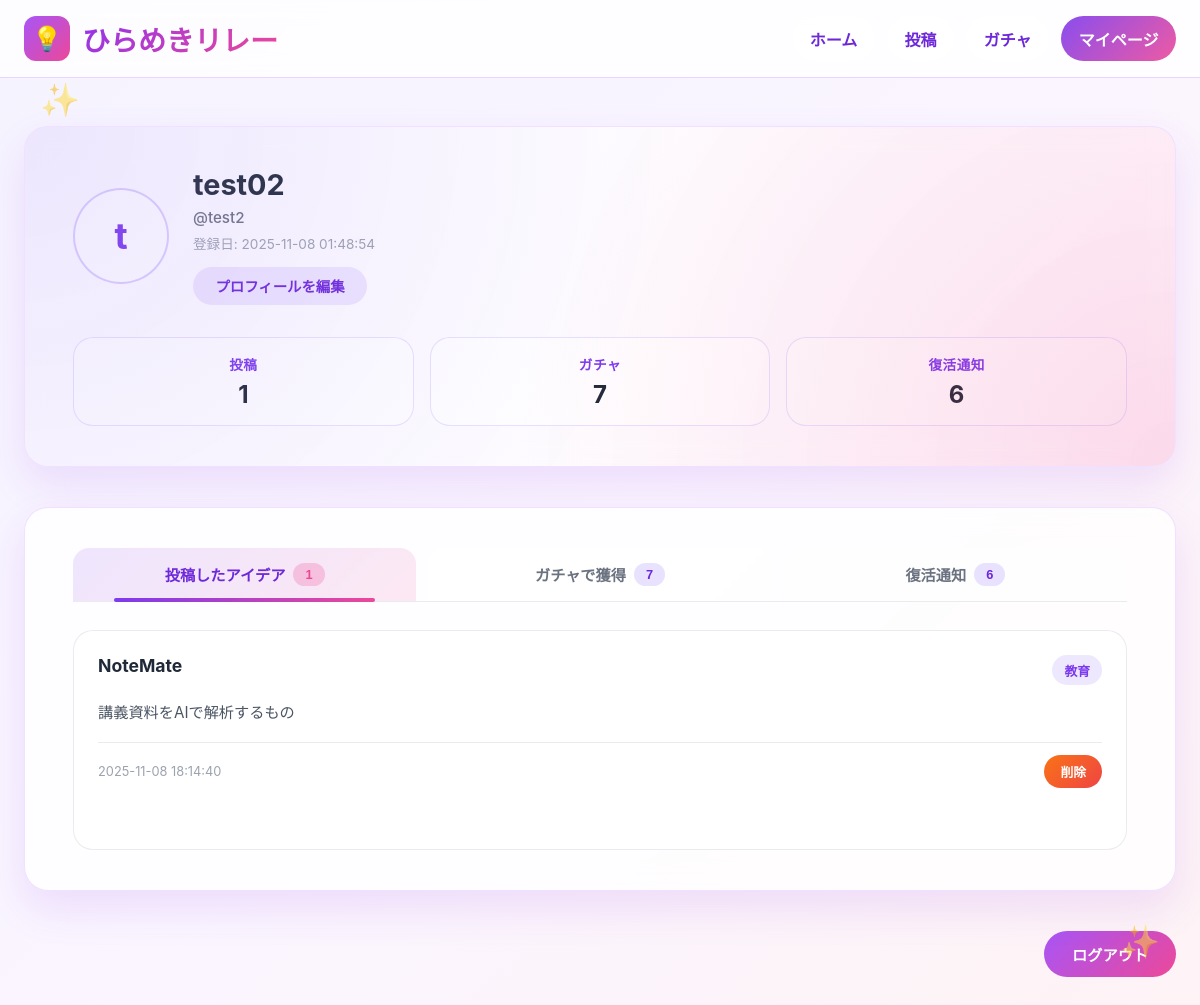
The page /mypage (signed in) on the database its author committed.
### tables this page shows
CREATE TABLE mypage (
            user_id      VARCHAR(64) PRIMARY KEY UNIQUE NOT NULL,
            nickname     VARCHAR(32) NOT NULL,
            password     VARCHAR(128) NOT NULL,
            email        VARCHAR(128) UNIQUE NOT NULL,
            created_at   DATETIME NOT NULL
        , icon_path VARCHAR(255));

CREATE TABLE ideas (
            idea_id      VARCHAR(64) PRIMARY KEY UNIQUE NOT NULL,
            title        VARCHAR(128) NOT NULL,
            detail       TEXT NOT NULL,
            category     VARCHAR(32) NOT NULL,
            user_id      VARCHAR(64) NOT NULL,
            created_at   DATETIME NOT NULL
        );

### relay/main.py (the view)
@app.route('/mypage')
@login_required
def mypage():
    user_id = session['user_id']
    con = sqlite3.connect(DATABASE)
    user_row = con.execute(
        "SELECT user_id, nickname, email, icon_path, created_at FROM mypage WHERE user_id = ?",
        (user_id,)
    ).fetchone()
    if not user_row:
        con.close()
        session.clear()
        return redirect(url_for('login'))
    user = {
        'user_id': user_row[0],
        'nickname': user_row[1],
        'email': user_row[2],
        'icon_path': user_row[3],
        'created_at': user_row[4]
    }
    idea_rows = con.execute(
        "SELECT idea_id, title, detail, category, created_at FROM ideas WHERE user_id = ? ORDER BY created_at DESC",
        (user_id,)
    ).fetchall()
    ideas = []
    for row in idea_rows:
        ideas.append({
            'idea_id': row[0],
            'title': row[1],
            'detail': row[2],
            'category': row[3],
            'created_at': row[4]
        })
    gacha_rows = con.execute("""
        SELECT gr.result_id, gr.created_at, i.idea_id, i.title, i.detail, i.category
        FROM gacha_result gr
        JOIN ideas i ON gr.idea_id = i.idea_id
        WHERE gr.user_id = ?
        ORDER BY gr.created_at DESC
    """, (user_id,)).fetchall()
    gacha_results = []
    for row in gacha_rows:
        gacha_results.append({
            'result_id': row[0],
            'created_at': row[1],
            'idea_id': row[2],
            'idea_title': row[3],
            'detail': row[4],
            'category': row[5]
        })
    revival_rows = con.execute("""
        SELECT
            rn.notify_id,
            rn.created_at,
            rn.picker_id,
            picker.nickname,
            picker.icon_path,
            i.title,
            i.category
        FROM revival_notify rn
        JOIN ideas i ON rn.idea_id = i.idea_id
        LEFT JOIN mypage picker ON rn.picker_id = picker.user_id
        WHERE rn.author_id = ?
        ORDER BY rn.created_at DESC
    """, (user_id,)).fetchall()
    revival_notifications = []
    for row in revival_rows:
        revival_notifications.append({
            'notify_id': row[0],
            'created_at': row[1],
            'picker_id': row[2],
            'picker_nickname': row[3] if row[3] else '不明なユーザー',
            'picker_icon_path': row[4],
            'idea_title': row[5],
            'category': row[6]
        })
    con.close()
    return render_template(
        'mypage.html',
        user=user,
        ideas=ideas,
        gacha_results=gacha_results,
        revival_notifications=revival_notifications
    )

### relay/main.py (called while the page is built)
def login_required(view_func):
    @wraps(view_func)
    def wrapper(*args, **kwargs):
        if 'user_id' not in session:
            next_url = request.url
            return redirect(url_for('login', next=next_url))
        return view_func(*args, **kwargs)
    return wrapper

### relay/templates/mypage.html (shortened to what this page needs)
<!DOCTYPE html>
<html lang="ja">
    <head>
        <link rel="stylesheet" href="{{ url_for('static', filename='hub.css') }}">
        <link rel="stylesheet" href="{{ url_for('static', filename='mypage.css') }}">
    </head>
    <body>
        <header class="header">
            <div class="header-content">
                <div class="header-left">
                    <div class="logo-icon">💡</div>
                    <h1 class="logo-text">ひらめきリレー</h1>
                </div>
                <div class="header-right">
                    <nav class="mypage-nav">
                        <a href="{{ url_for('index') }}">ホーム</a>
                        <a href="{{ url_for('form') }}">投稿</a>
                        <a href="{{ url_for('gacha') }}">ガチャ</a>
                        <a href="{{ url_for('mypage') }}" class="active">マイページ</a>
                    </nav>
                </div>
            </div>
        </header>
        <main class="mypage-main">
            <section class="profile-section">
                <div class="profile-card glass-card">
                    <div class="profile-card__header">
                        <div class="profile-avatar">
                            {% if user.icon_path %}
                                <img src="{{ url_for('static', filename=user.icon_path) }}" alt="ユーザーアイコン" class="avatar-image">
                            {% else %}
                                <span class="avatar-text">{{ user.nickname[0] if user.nickname else 'U' }}</span>
                            {% endif %}
                        </div>
                        <div class="profile-info">
                            <h2>{{ user.nickname }}</h2>
                            <p class="profile-userid">@{{ user.user_id }}</p>
                            <p class="profile-date">登録日: {{ user.created_at }}</p>
                            <button type="button" class="profile-edit-trigger" id="profile-edit-open">プロフィールを編集</button>
                        </div>
                    </div>
                    <div class="profile-stats">
                        <div class="profile-stat">
                            <span class="profile-stat__label">投稿</span>
                            <span class="profile-stat__value">{{ ideas|length }}</span>
                        </div>
                        <div class="profile-stat">
                            <span class="profile-stat__label">ガチャ</span>
                            <span class="profile-stat__value">{{ gacha_results|length }}</span>
                        </div>
                        <div class="profile-stat">
                            <span class="profile-stat__label">復活通知</span>
                            <span class="profile-stat__value">{{ revival_notifications|length }}</span>
                        </div>
                    </div>
                </div>
            </section>
            <section class="content-section glass-card">
                <div class="tabs">
                    <button class="tab-button active" data-tab="posted">
                        <span class="tab-label">投稿したアイデア</span>
                        <span class="tab-count">{{ ideas|length }}</span>
                    </button>
                    <button class="tab-button" data-tab="gacha">
                        <span class="tab-label">ガチャで獲得</span>
                        <span class="tab-count">{{ gacha_results|length }}</span>
                    </button>
                    <button class="tab-button" data-tab="revival">
                        <span class="tab-label">復活通知</span>
                        <span class="tab-count">{{ revival_notifications|length }}</span>
                    </button>
                </div>
                <div id="posted-tab" class="tab-content active">
                    {% if ideas == [] %}
                        <p class="empty-message">まだ投稿したアイデアがありません。</p>
                    {% else %}
                        <div class="ideas-grid">
                            {% for idea in ideas %}
                            <div class="idea-card" role="button" tabindex="0" data-detail-url="{{ url_for('post_view', idea_id=idea.idea_id) }}">
                                <div class="idea-header">
                                    <h4>{{ idea.title }}</h4>
                                    <span class="idea-category">{{ idea.category }}</span>
                                </div>
                                <p class="idea-detail">{{ idea.detail }}</p>
                                <div class="idea-footer">
                                    <span class="idea-date">{{ idea.created_at }}</span>
                                    <form method="post" action="{{ url_for('delete_idea', idea_id=idea.idea_id) }}" class="idea-delete-form">
                                        <button type="submit" class="idea-delete-button">削除</button>
                                    </form>
                                </div>
                            </div>
                            {% endfor %}
                        </div>
                    {% endif %}
                </div>
            </section>
            <footer class="page-footer">
                <form method="post" action="{{ url_for('logout') }}" id="logout-form">
                    <button type="submit" class="logout-button">ログアウト</button>
                </form>
            </footer>
        </main>
        <div class="floating-sparkle sparkle-1">✨</div>
        <div class="floating-sparkle sparkle-2">✨</div>
    </body>
</html>

### relay/static/hub.css (style rules this page uses)
* { margin: 0; padding: 0; box-sizing: border-box; }
body { font-family: -apple-system, BlinkMacSystemFont, 'Segoe UI', 'Hiragino Sans', 'Hiragino Kaku Gothic ProN', Meiryo, sans-serif; background: linear-gradient(135deg, #f5f3ff 0%, #faf5ff 50%, #fef3f5 100%); min-height: 100vh; }
.header { background: rgba(255, 255, 255, 0.8); backdrop-filter: blur(10px); border-bottom: 1px solid #e9d5ff; position: sticky; top: 0; z-index: 100; }
.header-content { max-width: 1200px; margin: 0 auto; padding: 1rem 1.5rem; display: flex; justify-content: space-between; align-items: center; }
.header-left { display: flex; align-items: center; gap: 0.75rem; }
.logo-icon { background: linear-gradient(135deg, #a855f7 0%, #ec4899 100%); padding: 0.5rem; border-radius: 12px; font-size: 1.5rem; }
.logo-text { font-size: 1.75rem; font-weight: bold; background: linear-gradient(135deg, #9333ea 0%, #ec4899 100%); -webkit-background-clip: text; -webkit-text-fill-color: transparent; background-clip: text; }
.header-right { display: flex; align-items: center; gap: 1rem; }
.mypage-nav { display: flex; gap: 0.75rem; align-items: center; }
.mypage-nav a { padding: 0.65rem 1.1rem; border-radius: 999px; background: rgba(255, 255, 255, 0.6); color: #6d28d9; font-weight: 600; text-decoration: none; transition: background 0.3s ease, color 0.3s ease, transform 0.3s ease; }
.mypage-nav a.active { background: linear-gradient(135deg, rgba(124, 58, 237, 0.9) 0%, rgba(236, 72, 153, 0.9) 100%); color: white; }
.floating-sparkle { position: fixed; font-size: 2rem; opacity: 0.5; animation: float 3s ease-in-out infinite; pointer-events: none; }
.sparkle-1 { top: 5rem; left: 2.5rem; color: #c084fc; }
.sparkle-2 { bottom: 5rem; right: 2.5rem; color: #f9a8d4; animation-delay: 1s; }

### rows shown on the page
mypage: nickname "t", nickname "test02", user_id "test2", created_at "2025-11-08 01:48:54"
ideas: title "NoteMate", category "教育", detail "講義資料をAIで解析するもの", created_at "2025-11-08 18:14:40"

### other values the page prints
{{ ideas|length }} "1"
{{ gacha_results|length }} "7"
{{ revival_notifications|length }} "6"
